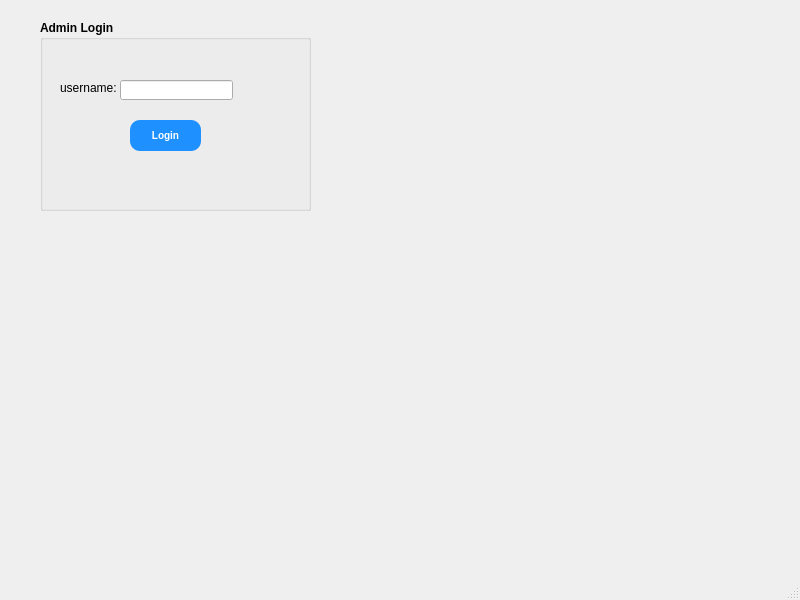
<?xml version="1.0" encoding="UTF-8"?>
<ui version="4.0">
 <class>AdminLogin</class>
 <widget class="QMainWindow" name="AdminLogin">
  <property name="geometry">
   <rect>
    <x>0</x>
    <y>0</y>
    <width>800</width>
    <height>600</height>
   </rect>
  </property>
  <property name="windowTitle">
   <string>MainWindow</string>
  </property>
  <widget class="QWidget" name="centralwidget">
   <widget class="QLabel" name="label">
    <property name="geometry">
     <rect>
      <x>360</x>
      <y>20</y>
      <width>91</width>
      <height>16</height>
     </rect>
    </property>
    <property name="font">
     <font>
      <pointsize>12</pointsize>
      <bold>true</bold>
     </font>
    </property>
    <property name="text">
     <string/>
    </property>
   </widget>
   <widget class="QGroupBox" name="groupBox">
    <property name="geometry">
     <rect>
      <x>40</x>
      <y>20</y>
      <width>271</width>
      <height>191</height>
     </rect>
    </property>
    <property name="font">
     <font>
      <bold>true</bold>
     </font>
    </property>
    <property name="title">
     <string>Admin Login</string>
    </property>
    <widget class="QLineEdit" name="linePassword">
     <property name="geometry">
      <rect>
       <x>80</x>
       <y>60</y>
       <width>113</width>
       <height>20</height>
      </rect>
     </property>
     <property name="echoMode">
      <enum>QLineEdit::EchoMode::Password</enum>
     </property>
    </widget>
    <widget class="QLabel" name="label_2">
     <property name="geometry">
      <rect>
       <x>20</x>
       <y>60</y>
       <width>61</width>
       <height>16</height>
      </rect>
     </property>
     <property name="font">
      <font>
       <bold>false</bold>
      </font>
     </property>
     <property name="text">
      <string>username:</string>
     </property>
    </widget>
    <widget class="QPushButton" name="btnLogin">
     <property name="geometry">
      <rect>
       <x>90</x>
       <y>100</y>
       <width>71</width>
       <height>31</height>
      </rect>
     </property>
     <property name="styleSheet">
      <string notr="true">QPushButton {
    background-color: #1E90FF;  
    color: white;              
    font-size: 10px;
    border-radius: 10px;
    padding: 2px 2px;
}

QPushButton:hover {
    background-color: #187bcd;   
}
</string>
     </property>
     <property name="text">
      <string>Login</string>
     </property>
    </widget>
   </widget>
  </widget>
  <widget class="QMenuBar" name="menubar">
   <property name="geometry">
    <rect>
     <x>0</x>
     <y>0</y>
     <width>800</width>
     <height>18</height>
    </rect>
   </property>
  </widget>
  <widget class="QStatusBar" name="statusbar"/>
 </widget>
 <resources/>
 <connections/>
</ui>
